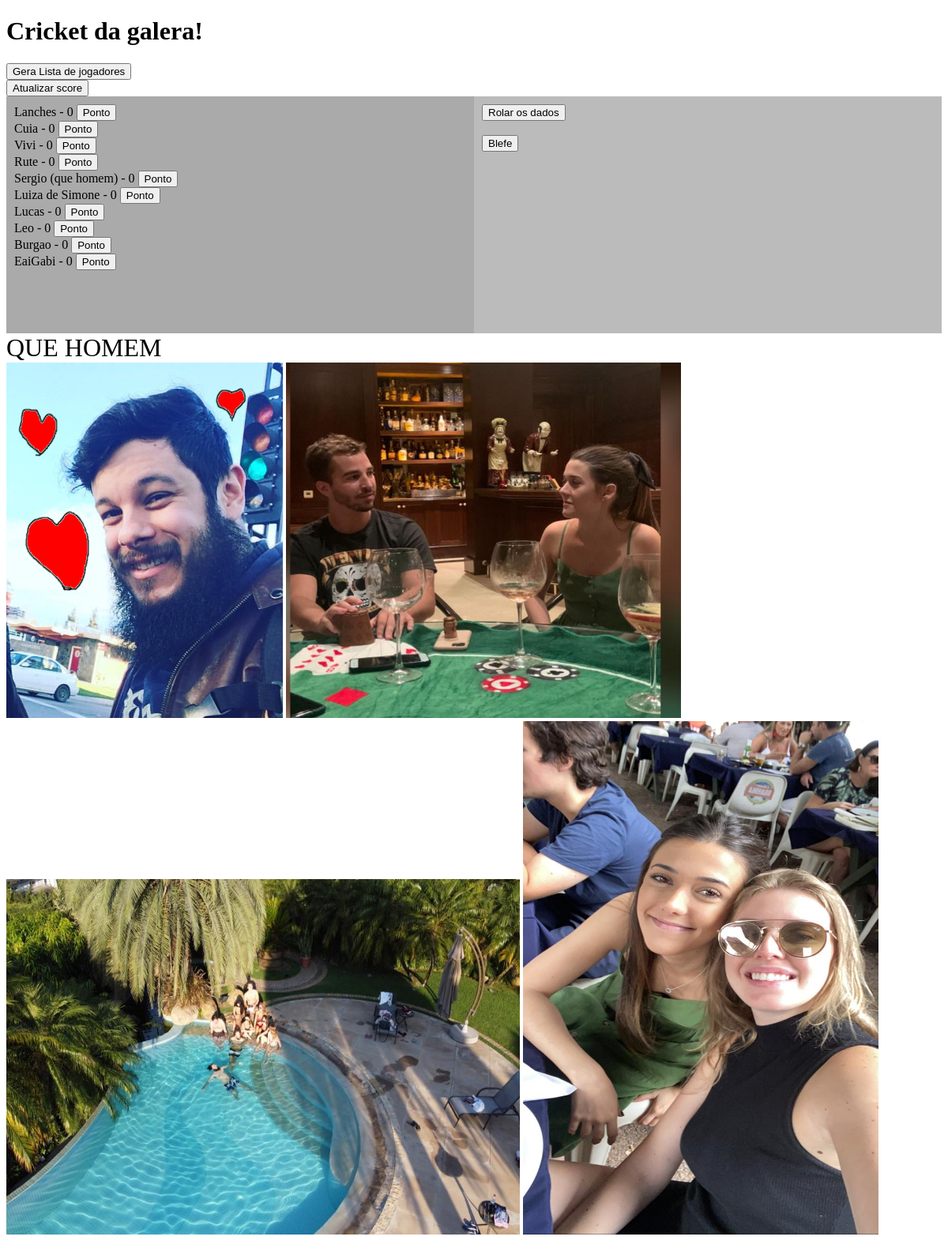
The app's page /getPlayersList with its own data.
### app.py (models this page shows, shortened)
class Player(db.Model):
    id = db.Column(db.Integer, primary_key=True)
    name = db.Column(db.String(200), nullable=False)
    position = db.Column(db.Integer, default=0)
    points = db.Column(db.Integer, default=0)

### app.py (the view)
@app.route('/getPlayersList', methods=['GET', 'POST'])
def getPlayersList():
    players = Player.query.order_by(Player.position).all()
    cricketPlay = CricketPlay.query.get_or_404(1)
    sum = calculateSum(cricketPlay.dice1, cricketPlay.dice2)
    bluf = ""
    if cricketPlay.callBluf == True:
        bluf = 'Blefe chamado %s - %s = %s.' % (cricketPlay.dice1, cricketPlay.dice2, sum)
    return render_template('index.html', players=players, checkBlufInfo=bluf)

### app.py (called while the page is built)
def calculateSum(dice1, dice2):
    if (dice1 != 1 or dice2 != 2) and (dice1 != 2 or dice2 != 1):
        return dice1 + dice2 if dice1 != dice2 else "Par"
    else:
        return "CRICKET"

### templates/index.html (shortened to what this page needs)
<!DOCTYPE html>
<html lang="en">
<head>
</head>
<body>
    <h1>Cricket da galera!</h1>
    <div class="form">
        <form action="/randomizePlayersList" method="POST">
            <input type="submit" value="Gera Lista de jogadores">
        </form>
        <form action="/getPlayersList" method="POST">
            <input type="submit" value="Atualizar score">
        </form>
    </div>
    <div class="row">
        <div class="column" style="background-color:#aaa;">
            <div>
                {% for player in players %}
                    {%  if player.points < 5  %}
                        {{ player.name }} - {{ player.points }}
                        <button type="button" onclick="addPoint({{player.id}})">Ponto</button>
                        <br>
                    {% endif %}
                {% endfor %}
            </div>
        </div>
        <div class="column" style="background-color:#bbb;">
            <div class="form">
                <form action="/rolldices" method="POST">
                    <input type="submit" value="Rolar os dados">
                </form>
            </div>
            <br>
            <div class="form">
                <form action="/callbluf" method="POST">
                    <input type="submit" value="Blefe">
                </form>
            </div>
            <br>
        </div>
            <div><span class="texts" alt='align="bottom"'>QUE HOMEM</span></div>
            <img src="/static/Foto_03.png" height="450" width="350"/>
            <img src="/static/photo.jpg" height="450" width="500"/>
            <img src="/static/IMG-20200314-WA0009.jpg" height="450" width="650"/>
            <img src="/static/IMG-20200315-WA0062.jpg" height="650" width="450"/>
            </div>
</body>
</html>

### templates/index.html (style rules this page uses)
* { box-sizing: border-box; }
.column { float: left; width: 50%; padding: 10px; height: 300px; }
.texts { vertical-align: text-top; font-size: xx-large; }
.row:after { content: ""; display: table; clear: both; }

### records on screen
Player: name "Lanches", points "0"
Player: name "Cuia", points "0"
Player: name "Vivi", points "0"
Player: name "Rute", points "0"
Player: name "Sergio (que homem)", points "0"
Player: name "Luiza de Simone", points "0"
Player: name "Lucas", points "0"
Player: name "Leo", points "0"
Player: name "Burgao", points "0"
Player: name "EaiGabi", points "0"
